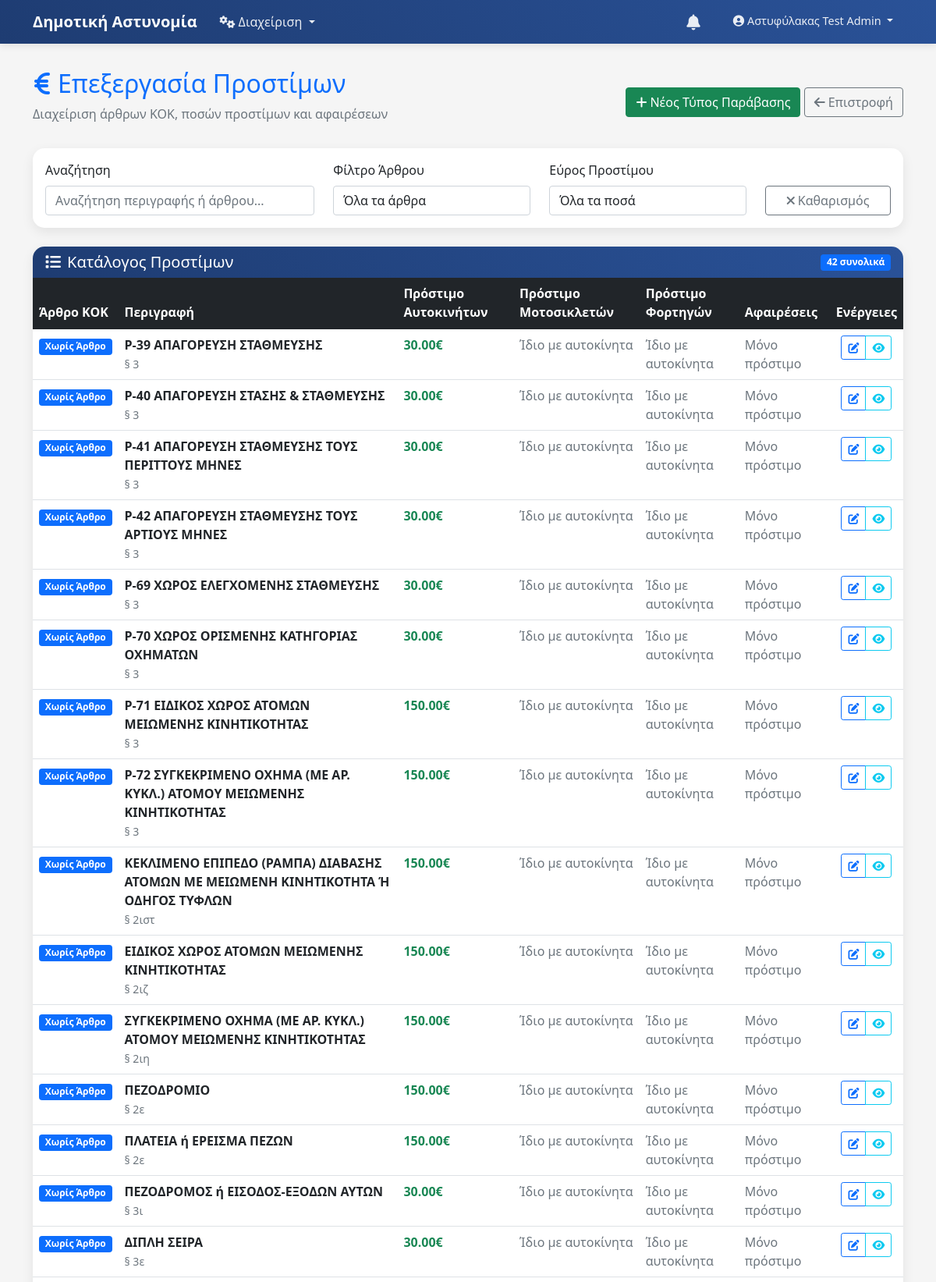
Screenshot of /admin/fines-management (signed in, upper part) with the database file from the repository.
### app.py (models this page shows, shortened)
class ViolationsData(db.Model):
    id = db.Column(db.Integer, primary_key=True)
    description = db.Column(db.String(200), nullable=False)
    paragraph = db.Column(db.String(100), nullable=True)
    article = db.Column(db.String(20), nullable=True)  # π.χ. "7", "38", "49"
    article_paragraph = db.Column(db.String(20), nullable=True)  # π.χ. "2β", "3η", "4", "2ιβ"
    fine_cars = db.Column(db.Numeric(8,2), nullable=False)
    fine_motorcycles = db.Column(db.Numeric(8,2), nullable=True)
    fine_trucks = db.Column(db.Numeric(8,2), nullable=True)
    half_fine_motorcycles = db.Column(db.Boolean, default=False)  # Μισό πρόστιμο σε δίκυκλα
    remove_circulation_elements = db.Column(db.Boolean, default=False)
    circulation_removal_days = db.Column(db.Integer, nullable=True)  # 10 ή 40 ημέρες
    remove_circulation_license = db.Column(db.Boolean, default=False)
    circulation_license_removal_days = db.Column(db.Integer, nullable=True)
    remove_driving_license = db.Column(db.Boolean, default=False)
    driving_license_removal_days = db.Column(db.Integer, nullable=True)
    parking_special_provision = db.Column(db.Boolean, default=False)  # Άρθρο 7: Αφαίρεση στοιχείων αντί άδειας οδήγησης
    is_active = db.Column(db.Boolean, default=True)
    created_at = db.Column(db.DateTime, default=datetime.utcnow)
    updated_at = db.Column(db.DateTime, default=datetime.utcnow, onupdate=datetime.utcnow)
    @property
    def full_article(self):
        if self.article and self.article_paragraph:
            return f"Άρθρο {self.article} παρ. {self.article_paragraph}"
        elif self.article:
            return f"Άρθρο {self.article}"
        return ""

### app.py (the view)
@app.route('/admin/fines-management')
@login_required
def admin_fines_management():
    user = User.query.get(session['user_id'])
    if not user or not user.can_view_admin_dashboard():
        flash('Δεν έχετε δικαίωμα πρόσβασης σε αυτή τη σελίδα.', 'error')
        return redirect(url_for('dashboard'))
    violations_data = ViolationsData.query.filter_by(is_active=True).order_by(ViolationsData.article, ViolationsData.article_paragraph).all()
    return render_template('admin/fines_management.html', violations_data=violations_data)

### app.py (called while the page is built)
@app.after_request
def add_security_headers(response):
    response.headers['X-Content-Type-Options'] = 'nosniff'
    response.headers['X-Frame-Options'] = 'DENY'
    response.headers['X-XSS-Protection'] = '1; mode=block'
    response.headers['Strict-Transport-Security'] = 'max-age=31536000; includeSubDomains'
    return response

def login_required(f):
    @wraps(f)
    def decorated_function(*args, **kwargs):
        if 'user_id' not in session:
            flash('Παρακαλώ συνδεθείτε για να συνεχίσετε.', 'warning')
            return redirect(url_for('login'))
        return f(*args, **kwargs)
    return decorated_function

    def can_view_admin_dashboard(self):
        return self.role in ['admin', 'poweruser']

### templates/admin/fines_management.html (shortened to what this page needs)
{% extends "base_v2.html" %}
{% block content %}
<div class="row mb-3">
    <div class="col-12">
        <div class="d-flex justify-content-between align-items-center">
            <div>
                <h2 class="text-primary">
                    <i class="fas fa-euro-sign me-2"></i>Επεξεργασία Προστίμων
                </h2>
                <p class="text-muted">Διαχείριση άρθρων ΚΟΚ, ποσών προστίμων και αφαιρέσεων</p>
            </div>
            <div>
                <a href="{{ url_for('admin_new_fine') }}" class="btn btn-success">
                    <i class="fas fa-plus me-1"></i>Νέος Τύπος Παράβασης
                </a>
                <a href="{{ url_for('admin_dashboard') }}" class="btn btn-outline-secondary">
                    <i class="fas fa-arrow-left me-1"></i>Επιστροφή
                </a>
            </div>
        </div>
    </div>
</div>
<div class="row mb-4">
    <div class="col-12">
        <div class="card">
            <div class="card-body">
                <div class="row">
                    <div class="col-md-4">
                        <label for="searchFilter" class="form-label">Αναζήτηση</label>
                        <input type="text" id="searchFilter" class="form-control"
                               placeholder="Αναζήτηση περιγραφής ή άρθρου...">
                    </div>
                    <div class="col-md-3">
                        <label for="articleFilter" class="form-label">Φίλτρο Άρθρου</label>
                        <select id="articleFilter" class="form-control">
                            <option value="">Όλα τα άρθρα</option>
                        </select>
                    </div>
                    <div class="col-md-3">
                        <label for="fineRangeFilter" class="form-label">Εύρος Προστίμου</label>
                        <select id="fineRangeFilter" class="form-control">
                            <option value="">Όλα τα ποσά</option>
                        </select>
                    </div>
                    <div class="col-md-2 d-flex align-items-end">
                        <button type="button" class="btn btn-outline-secondary w-100" onclick="clearFilters()">
                            <i class="fas fa-times me-1"></i>Καθαρισμός
                        </button>
                    </div>
                </div>
            </div>
        </div>
    </div>
</div>
<div class="row">
    <div class="col-12">
        <div class="card">
            <div class="card-header d-flex justify-content-between align-items-center">
                <h5 class="mb-0">
                    <i class="fas fa-list me-2"></i>Κατάλογος Προστίμων
                </h5>
                <span class="badge bg-primary">{{ violations_data|length }} συνολικά</span>
            </div>
            <div class="card-body p-0">
                <div class="table-responsive">
                    <table class="table table-hover mb-0" id="finesTable">
                        <thead class="table-dark">
                            <tr>
                                <th>Άρθρο ΚΟΚ</th>
                                <th>Περιγραφή</th>
                                <th>Πρόστιμο Αυτοκινήτων</th>
                                <th>Πρόστιμο Μοτοσικλετών</th>
                                <th>Πρόστιμο Φορτηγών</th>
                                <th>Αφαιρέσεις</th>
                                <th class="text-center">Ενέργειες</th>
                            </tr>
                        </thead>
                        <tbody>
                            {% for violation in violations_data %}
                            <tr data-article="{{ violation.article or '' }}"
                                data-fine="{{ violation.fine_cars }}"
                                data-description="{{ violation.description.lower() }}">
                                <td>
                                    <span class="badge bg-primary">
                                        {{ violation.full_article or 'Χωρίς Άρθρο' }}
                                    </span>
                                </td>
                                <td>
                                    <strong>{{ violation.description }}</strong>
                                    {% if violation.paragraph %}
                                        <br><small class="text-muted">{{ violation.paragraph }}</small>
                                    {% endif %}
                                </td>
                                <td>
                                    <span class="text-success fw-bold">{{ "%.2f"|format(violation.fine_cars) }}€</span>
                                </td>
                                <td>
                                    {% if violation.fine_motorcycles %}
                                        <span class="text-info">{{ "%.2f"|format(violation.fine_motorcycles) }}€</span>
                                        {% if violation.half_fine_motorcycles %}
                                            <br><small class="text-muted">*Μισό πρόστιμο</small>
                                        {% endif %}
                                    {% else %}
                                        <span class="text-muted">Ίδιο με αυτοκίνητα</span>
                                    {% endif %}
                                </td>
                                <td>
                                    {% if violation.fine_trucks %}
                                        <span class="text-warning">{{ "%.2f"|format(violation.fine_trucks) }}€</span>
                                    {% else %}
                                        <span class="text-muted">Ίδιο με αυτοκίνητα</span>
                                    {% endif %}
                                </td>
                                <td>
                                    <div class="d-flex flex-column">
                                        {% if not (violation.remove_circulation_elements or violation.remove_circulation_license or violation.remove_driving_license or violation.parking_special_provision) %}
                                            <span class="text-muted">Μόνο πρόστιμο</span>
                                        {% endif %}
                                    </div>
                                </td>
                                <td class="text-center">
                                    <div class="btn-group">
                                        <a href="{{ url_for('admin_edit_fine', violation_id=violation.id) }}"
                                           class="btn btn-sm btn-outline-primary" title="Επεξεργασία">
                                            <i class="fas fa-edit"></i>
                                        </a>
                                        <button type="button" class="btn btn-sm btn-outline-info"
                                                onclick="viewDetails({{ violation.id }})" title="Προβολή">
                                            <i class="fas fa-eye"></i>
                                        </button>
                                    </div>
                                </td>
                            </tr>
                            {% endfor %}
                        </tbody>
                    </table>
                </div>
            </div>
        </div>
    </div>
</div>
{% endblock %}

### templates/base_v2.html (style rules this page uses)
:root { --primary-color: #1e3c72; --secondary-color: #2a5298; --accent-color: #f8f9fa; }
body { background-color: #f5f5f5; font-family: 'Segoe UI', Tahoma, Geneva, Verdana, sans-serif; }
.card { border: none; border-radius: 15px; box-shadow: 0 5px 15px rgba(0,0,0,0.08); transition: transform 0.2s; }
.card-header { background: linear-gradient(45deg, var(--primary-color), var(--secondary-color)); color: white; border-radius: 15px 15px 0 0 !important; border: none; font-weight: 600; }

### rows the page displays
ViolationsData: article "Χωρίς Άρθρο", description "Ρ-39 ΑΠΑΓΟΡΕΥΣΗ ΣΤΑΘΜΕΥΣΗΣ", paragraph "§ 3", fine_cars "30.00", shows "Ίδιο με αυτοκίνητα", remove_circulation_elements "Μόνο πρόστιμο"
ViolationsData: article "Χωρίς Άρθρο", description "Ρ-40 ΑΠΑΓΟΡΕΥΣΗ ΣΤΑΣΗΣ & ΣΤΑΘΜΕΥΣΗΣ", paragraph "§ 3", fine_cars "30.00", shows "Ίδιο με αυτοκίνητα", remove_circulation_elements "Μόνο πρόστιμο"
ViolationsData: article "Χωρίς Άρθρο", description "Ρ-41 ΑΠΑΓΟΡΕΥΣΗ ΣΤΑΘΜΕΥΣΗΣ ΤΟΥΣ ΠΕΡΙΤΤΟΥΣ ΜΗΝΕΣ", paragraph "§ 3", fine_cars "30.00", shows "Ίδιο με αυτοκίνητα", remove_circulation_elements "Μόνο πρόστιμο"
ViolationsData: article "Χωρίς Άρθρο", description "Ρ-42 ΑΠΑΓΟΡΕΥΣΗ ΣΤΑΘΜΕΥΣΗΣ ΤΟΥΣ ΑΡΤΙΟΥΣ ΜΗΝΕΣ", paragraph "§ 3", fine_cars "30.00", shows "Ίδιο με αυτοκίνητα", remove_circulation_elements "Μόνο πρόστιμο"
ViolationsData: article "Χωρίς Άρθρο", description "Ρ-69 ΧΩΡΟΣ ΕΛΕΓΧΟΜΕΝΗΣ ΣΤΑΘΜΕΥΣΗΣ", paragraph "§ 3", fine_cars "30.00", shows "Ίδιο με αυτοκίνητα", remove_circulation_elements "Μόνο πρόστιμο"
ViolationsData: article "Χωρίς Άρθρο", description "Ρ-70 ΧΩΡΟΣ ΟΡΙΣΜΕΝΗΣ ΚΑΤΗΓΟΡΙΑΣ ΟΧΗΜΑΤΩΝ", paragraph "§ 3", fine_cars "30.00", shows "Ίδιο με αυτοκίνητα", remove_circulation_elements "Μόνο πρόστιμο"
ViolationsData: article "Χωρίς Άρθρο", description "Ρ-71 ΕΙΔΙΚΟΣ ΧΩΡΟΣ ΑΤΟΜΩΝ ΜΕΙΩΜΕΝΗΣ ΚΙΝΗΤΙΚΟΤΗΤΑΣ", paragraph "§ 3", fine_cars "150.00", shows "Ίδιο με αυτοκίνητα", remove_circulation_elements "Μόνο πρόστιμο"
ViolationsData: article "Χωρίς Άρθρο", description "Ρ-72 ΣΥΓΚΕΚΡΙΜΕΝΟ ΟΧΗΜΑ (ΜΕ ΑΡ. ΚΥΚΛ.) ΑΤΟΜΟΥ ΜΕΙΩΜΕΝΗΣ ΚΙΝΗΤΙΚΟΤΗΤΑΣ", paragraph "§ 3", fine_cars "150.00", shows "Ίδιο με αυτοκίνητα", remove_circulation_elements "Μόνο πρόστιμο"
ViolationsData: article "Χωρίς Άρθρο", description "ΚΕΚΛΙΜΕΝΟ ΕΠΙΠΕΔΟ (ΡΑΜΠΑ) ΔΙΑΒΑΣΗΣ ΑΤΟΜΩΝ ΜΕ ΜΕΙΩΜΕΝΗ ΚΙΝΗΤΙΚΟΤΗΤΑ Ή ΟΔΗΓΟΣ ΤΥΦΛΩΝ", paragraph "§ 2ιστ", fine_cars "150.00", shows "Ίδιο με αυτοκίνητα", remove_circulation_elements "Μόνο πρόστιμο"
ViolationsData: article "Χωρίς Άρθρο", description "ΕΙΔΙΚΟΣ ΧΩΡΟΣ ΑΤΟΜΩΝ ΜΕΙΩΜΕΝΗΣ ΚΙΝΗΤΙΚΟΤΗΤΑΣ", paragraph "§ 2ιζ", fine_cars "150.00", shows "Ίδιο με αυτοκίνητα", remove_circulation_elements "Μόνο πρόστιμο"
ViolationsData: article "Χωρίς Άρθρο", description "ΣΥΓΚΕΚΡΙΜΕΝΟ ΟΧΗΜΑ (ΜΕ ΑΡ. ΚΥΚΛ.) ΑΤΟΜΟΥ ΜΕΙΩΜΕΝΗΣ ΚΙΝΗΤΙΚΟΤΗΤΑΣ", paragraph "§ 2ιη", fine_cars "150.00", shows "Ίδιο με αυτοκίνητα", remove_circulation_elements "Μόνο πρόστιμο"
ViolationsData: article "Χωρίς Άρθρο", description "ΠΕΖΟΔΡΟΜΙΟ", paragraph "§ 2ε", fine_cars "150.00", shows "Ίδιο με αυτοκίνητα", remove_circulation_elements "Μόνο πρόστιμο"
ViolationsData: article "Χωρίς Άρθρο", description "ΠΛΑΤΕΙΑ ή ΕΡΕΙΣΜΑ ΠΕΖΩΝ", paragraph "§ 2ε", fine_cars "150.00", shows "Ίδιο με αυτοκίνητα", remove_circulation_elements "Μόνο πρόστιμο"
ViolationsData: article "Χωρίς Άρθρο", description "ΠΕΖΟΔΡΟΜΟΣ ή ΕΙΣΟΔΟΣ-ΕΞΟΔΩΝ ΑΥΤΩΝ", paragraph "§ 3ι", fine_cars "30.00", shows "Ίδιο με αυτοκίνητα", remove_circulation_elements "Μόνο πρόστιμο"
ViolationsData: article "Χωρίς Άρθρο", description "ΔΙΠΛΗ ΣΕΙΡΑ", paragraph "§ 3ε", fine_cars "30.00", shows "Ίδιο με αυτοκίνητα", remove_circulation_elements "Μόνο πρόστιμο"

### other values shown
{{ session.full_name }} "Αστυφύλακας Test Admin"
{{ violations_data|length }} "42"
